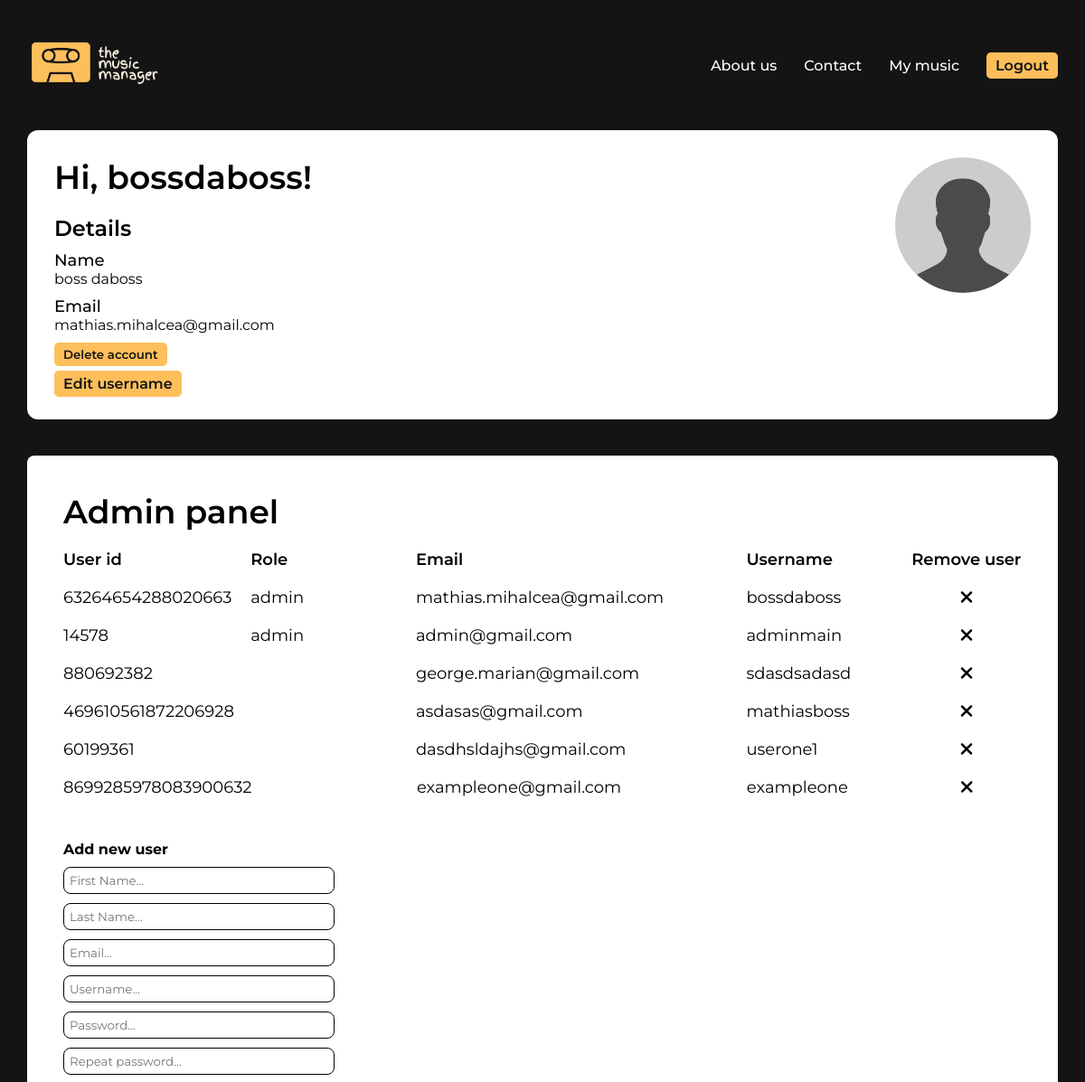
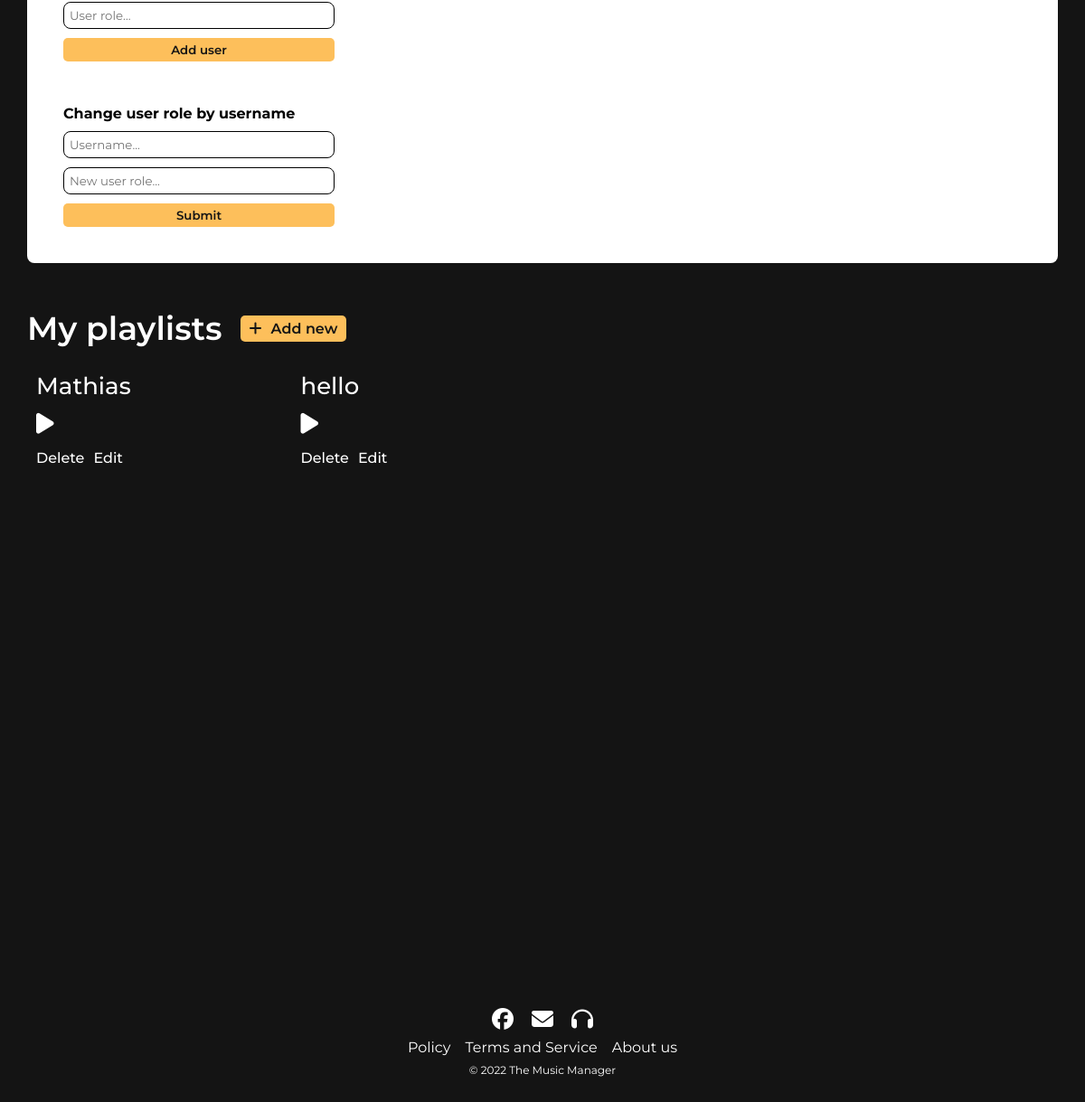
The app's page /profile.php (signed in) with its own data (2 pictures, top to bottom).
### tables this page shows
CREATE TABLE `users` (
  `id` int(11) NOT NULL,
  `userid` bigint(19) NOT NULL,
  `first_name` varchar(50) NOT NULL,
  `last_name` varchar(50) NOT NULL,
  `email` varchar(128) NOT NULL,
  `username` varchar(128) NOT NULL,
  `password` varchar(128) NOT NULL,
  `date` timestamp NOT NULL DEFAULT current_timestamp() ON UPDATE current_timestamp(),
  `user_role` varchar(20) NOT NULL
);

CREATE TABLE `playlist` (
  `id` int(100) NOT NULL,
  `playlistid` bigint(19) NOT NULL,
  `playlist_name` varchar(100) NOT NULL,
  `userid` bigint(19) NOT NULL
);

### classes/connect.php (called while the page is built, shortened)
<?php
class Database {
	private $serverName = "localhost";
	private $dBUserName = "root";
	private $dBPassword = "";
	private $dBName = "login_db";
	function connect() {
		$connection = mysqli_connect( $this->serverName, $this->dBUserName, $this->dBPassword, $this->dBName );
		return $connection;
	}
	function read( $query ) {
		$connect = $this->connect();
		$result  = mysqli_query( $connect, $query );
		if ( ! $result ) {
			return false;
		} else {
			$data = false;
			while ( $row = mysqli_fetch_assoc( $result ) ) {
				$data[] = $row;
			}
			return $data;
		}
	}
}

### classes/user.php (called while the page is built, shortened)
<?php
class User {
	public function get_data($id) {
		$query = "select * from users where userid = '$id' limit 1";
		$DB = new Database();
		$result = $DB->read($query);
		if($result){
			$row= $result[0];
			return $row;
		} else {
			return false;
		}
	}
}

### classes/admin.php (called while the page is built, shortened)
<?php
class Admin {
	public function get_users() {
		$query = "select * from users";
		$DB     = new Database();
		$result = $DB->read( $query );
		if ( $result ) {
			return $result;
		} else {
			return false;
		}
	}
}

### classes/playlist.php (called while the page is built, shortened)
<?php
class Playlist {
	function get_playlist( $id ) {
		$query = "select * from playlist where userid = '$id' order by id desc limit 10";
		$DB     = new Database();
		$result = $DB->read( $query );
		if ( $result ) {
			return $result;
		} else {
			return false;
		}
	}
}

### profile.php (the view, shortened to what this page needs)
<?php
include_once 'header.php';
include( "classes/connect.php" );
include( "classes/user.php" );
include( "classes/playlist.php" );
if ( isset( $_SESSION['musicmanager_userid'] ) && is_numeric( $_SESSION['musicmanager_userid'] ) ) {
	$id     = $_SESSION['musicmanager_userid'];
	$login  = new Login();
	$result = $login->check_login( $id );
	if ( $result ) {
		$user      = new User();
		$user_data = $user->get_data( $id );
	} else {
		header( "location: login.php" );
		die();
	}
} else {
	header( "location: login.php" );
	die();
}
$playlist  = new Playlist();
$id        = $_SESSION['musicmanager_userid'];
$playlists = $playlist->get_playlist( $id );
?>
<section style="padding-bottom: 500px" class="profile-page">
    <div class="profile-page-container">
        <div>
            <div class="details-container mm-flex-space-between">
                <div class="mm-flex-column mm-gap-20">
                    <h3 class="mm-h2-black">Hi, <?php echo $user_data["username"]; ?>!</h3>
                    <div class="mm-flex-column mm-gap-10">
                        <h4>Details</h4>
                        <ul class="mm-flex-column mm-gap-10">
                            <li>
                                <div>
                                    <h5>Name</h5>
                                    <p><?php echo $user_data["first_name"] . " " . $user_data["last_name"]; ?></p>
                                </div>
                            </li>
                            <li>
                                <div>
                                    <h5>Email</h5>
                                    <p><?php echo $user_data["email"]; ?></p>
                                </div>
                            </li>
                            <li>
                                <form method="post">
                                    <button class="mm-button delete-user-button" type="submit" name="delete-account">Delete account</button>
                                </form>
                            </li>
                            <li>
                                <a class="mm-button edit-user-button" id="edit-username">Edit username</a>
                            </li>
                        </ul>
                    </div>
                </div>
                <div class="profile-page-img-container"><img src="img/no-profile-img.png" alt=""></div>
            </div>
			<?php
			if ( $user_data['user_role'] == 'admin' ) {
				include( "admin-panel.php" );
			}
			?>
            <div class="playlists-container">
                <div class="mm-flex-align-items-center mm-gap-20">
                    <h2 class="mm-h2-white">My playlists</h2>
                    <a id="add-playlist-btn" class="add-playlist-btn mm-button mm-flex-align-items-center mm-gap-10"><i class="fa-solid fa-plus"></i>Add new</a>
                </div>
                <div class="">
                    <div class="playlists-list">
                        <ul class="mm-list-style-none">
							<?php if ( $playlists ) {
								foreach ( $playlists as $row ) {
									echo "<li class='mm-text-white'>
                                            <div class='mm-text-white mm-flex-column mm-gap-10 mm-padding-10 playlist-name-container'>
                                                <h4 id='playlist-name-{$row['playlistid']}'>{$row['playlist_name']}</h4>
                                                <form id='update-playlist-form-{$row['playlistid']}' method='post' class='update-form mm-d-none'>
                                                    <input type='hidden' name='playlistid' value='{$row['playlistid']}'>
                                                    <input type='text' value='{$row['playlist_name']}' name='new-playlist-name'>
                                                </form>
                                                <a href='playlist.php?playlistid={$row['playlistid']}'>
                                                    <i class='fa-solid fa-play'></i>
                                                </a>
                                            </div>
                                            <div class='mm-flex-align-items-center mm-gap-10'>
                                                <form method='post' class='edit-playlist-form'>
                                                    <input type='hidden' name='playlistid' value='{$row['playlistid']}'>
                                                    <button class='delete-playlist-button' type='submit' name='delete-playlist' >Delete</button>
                                                </form>
                                                <a class='edit-playlist-button-style edit-playlist-button-{$row['playlistid']}'>Edit</a>
                                            </div>
                                                $('.edit-playlist-button-{$row['playlistid']}').click(function () {
                                                          $('#update-playlist-form-{$row['playlistid']}').removeClass('mm-d-none');
                                                          $('#playlist-name-{$row['playlistid']}').addClass('mm-d-none');
                                                          $('#update-playlist-form-{$row['playlistid']}').addClass('mm-d-none');
                                                          $('#playlist-name-{$row['playlistid']}').removeClass('mm-d-none');
                                            ";
								}
							}
							?>
                        </ul>
                    </div>
                </div>
            </div>
</section>
<?php include ("footer.php"); ?>

### header.php (shortened to what this page needs)
<!DOCTYPE html>
<html lang="en">
<head>
    <link rel="stylesheet" type="text/css" href="styles/styles.css"/>
    <link rel="stylesheet" type="text/css" href="styles/reusable-styles.css"/>
</head>
<body>
<header class="mm-header">
    <div class="mm-header-container mm-flex-space-between mm-flex-align-items-center">
        <div><a href="index.php"><img src="img/site-logo.png" alt=""></a></div>
        <div>
            <ul class="mm-flex mm-menu">
                <li><a href="#">About us</a></li>
                <li><a href="#">Contact</a></li>
				<?php
				if ( isset( $_SESSION["musicmanager_userid"] ) ) {
					echo "<li><a href='profile.php'>My music</a></li>";
					echo "<li><a class='mm-button' href='logout.php'>Logout</a></li>";
				} else {
					echo "<li><a href='signup.php'>Sign Up</a></li>";
					echo "<li><a class='mm-button' href='login.php'>Login</a></li>";
				}
				?>
            </ul>
        </div>
    </div>
</header>

### admin-panel.php (shortened to what this page needs)
<?php
include("classes/admin.php");
$user  = new Admin();
$users = $user->get_users();
if ( $user_data["user_role"] == "admin" ) {
	echo "<div class='admin-panel'>
			<div><h2 class='mm-h2-black'>Admin panel</h2></div>
			<div class='users-table-grid users-table-grid-header'>
				<div class='mm-text-black'>User id</div>
				<div class='mm-text-black'>Role</div>
				<div class='mm-text-black'>Email</div>
				<div class='mm-text-black'>Username</div>
				<div class='mm-text-black'>Remove user</div>
			</div>";
	if ( $users ) {
		foreach ( $users as $row ) {
			echo "	<div class='users-table-grid'>
						<div class='mm-text-black'>{$row['userid']}</div>
						<div class='mm-text-black'>{$row['user_role']}</div>
						<div class='mm-text-black'>{$row['email']}</div>
						<div class='mm-text-black'>{$row['username']}</div>
				  		<form method='post'>
				  			<input type='hidden' name='userid' value='{$row['userid']}'>
							<button type='submit' name='delete-user'><i class='fa-solid fa-xmark fa-xl'></i></button>
				  		</form>
				  		</div>";
		}
	}
	echo "<form class='mm-flex-column mm-gap-10 add-user-form' method='post'>
        <h4>Add new user</h4>
        <div>
			<input placeholder='First Name...' class='first-name-input' type='text' name='first_name'>
        </div>
        <div>
			<input placeholder='Last Name...' class='last-name-input' type='text' name='last_name'>
        </div>
        <div>
			<input placeholder='Email...' class='email-input' type='email' name='email'>
        </div>
        <div>
			<input placeholder='Username...' class='username-input' type='text' name='username'>
        </div>
        <div>
			<input placeholder='Password...' class='password-input' type='password' name='password'>
        </div>
        <div>
        	<input placeholder='Repeat password...' class='password-input' type='password' name='pwdrepeat'>
		</div>
		<div>
        	<input placeholder='User role...' class='password-input' type='text' name='user_role'>
		</div>
        <button name='add-user' class='mm-button' type='submit'>Add user</button>
    </form>";
	echo "<form class='mm-flex-column mm-gap-10 add-user-form' method='post'>
				<h4>Change user role by username</h4>
				<input placeholder='Username...' type='text' name='username'>
				<input placeholder='New user role...' type='text' name='user_role'>
				<button class='mm-button' name='change-user-role'>Submit</button>
			</form>
			</div>";
}

### footer.php (shortened to what this page needs)
<footer class="mm-container">
    <ul class="footer-icons">
        <li><i class="fa-brands fa-facebook fa-xl"></i></li>
        <li><i class="fa-solid fa-envelope fa-xl"></i></li>
        <li><i class="fa-solid fa-headphones fa-xl"></i></li>
    </ul>
    <ul class="footer-list">
        <li>Policy</li>
        <li>Terms and Service</li>
        <li>About us</li>
    </ul>
    <p>&#169 2022 The Music Manager</p>
</footer>
</body>
</html>

### styles/styles.css (style rules this page uses)
:root { --purple: #FDBF5B; --crem: #FFF6E5; --background: #141414; --black: #000000; --white: #FFFFFF; --brown: #333231; }
* { margin: 0; padding: 0; box-sizing: border-box; }
body { font-family: 'Montserrat', sans-serif; background-color: var(--background); }
.mm-header { padding: 40px 0; background-color: var(--background); }
.mm-header-container { margin: 0 auto; max-width: 1140px; }
.mm-header img { width: 150px; }
.mm-menu { list-style: none; color: var(--white); gap: 30px; }
.mm-menu a { color: var(--white); text-decoration: none; font-weight: 500; transition: 0.2s all; }
.profile-page { padding-bottom: 100px; }
.profile-page-container { max-width: 1140px; margin: 0 auto; }
.details-container { background-color: var(--white); flex: 2; padding: 30px; border-radius: 12px; }
.details-container ul { list-style: none; }
.details-container h4 { color: var(--black); font-size: 24px; font-weight: 600; }
.details-container h5 { color: var(--black); font-size: 18px; font-weight: 500; }
.details-container h3 { font-weight: 600; }
.delete-user-button { font-family: 'Montserrat', sans-serif; border: none; transition: all 0.3s; cursor: pointer; }
.edit-user-button { margin-top: 10px; cursor: pointer; transition: all 0.3s; }
.playlists-container h2 { font-weight: 600; }
.profile-page-img-container img { width: 150px; height: 150px; }
.playlists-container { margin-top: 50px; }
.playlist-name-container a { text-decoration: none; font-size: 26px; font-weight: 500; color: var(--white); transition: all 0.3s; }
.playlists-container ul { display: grid; grid-template-columns: repeat(4, 1fr); gap: 30px; margin-top: 16px; }
.add-playlist-btn { transition: all 0.3s; cursor: pointer; }
.delete-playlist-button { font-family: 'Montserrat', sans-serif; font-size: 16px; font-weight: 500; border: none; background-color: var(--background); color: var(--white); padding-left: 10px; transition: all 0.3s; cursor: pointer; padding-bottom: 2px; }
.edit-playlist-button-style { font-size: 16px; font-weight: 500; transition: all 0.3s; cursor: pointer; }
.playlist-name-container { border-radius: 12px; transition: background-color 0.3s; }
.playlist-name-container h4 { font-weight: 500; font-size: 26px; transition: all 0.3s; cursor: default; }
.admin-panel { background-color: var(--white); margin-top: 40px; padding: 40px; border-radius: 8px; }
.admin-panel h2 { margin-bottom: 12px; font-weight: 600; }
.users-table-grid { display: grid; grid-template-columns: 1.7fr 1.5fr 3fr 1.5fr 1fr; margin-top: 20px; }
.users-table-grid-header div { font-weight: 600; }
.users-table-grid form { text-align: center; }
.users-table-grid button { border: none; background-color: var(--white); cursor: pointer; transition: all 0.2s; }
.add-user-form { width: 300px; margin-top: 48px; }
.add-user-form input { width: 300px; height: 30px; font-family: 'Montserrat', sans-serif; padding-left: 6px; border-radius: 8px; border: var(--black) 1px solid; }
.add-user-form button { border: none; font-family: 'Montserrat', sans-serif; transition: all 0.3s; cursor: pointer; }

### styles/reusable-styles.css (style rules this page uses)
.mm-container { max-width: 1140px; margin: 0 auto; }
.mm-flex { display: flex; }
.mm-flex-space-between { display: flex; justify-content: space-between; }
.mm-flex-align-items-center { display: flex; align-items: center; }
.mm-flex-column { display: flex; flex-direction: column; }
.mm-gap-10 { gap: 10px; }
.mm-gap-20 { gap: 20px; }
.mm-button { background-color: var(--purple); color: var(--background) !important; font-weight: 600 !important; padding: 5px 10px; border-radius: 5px; }
.mm-h2-white { font-size: 36px; font-weight: 500; color: var(--white); }
.mm-h2-black { font-size: 36px; font-weight: 500; color: var(--black); }
.mm-text-white { font-size: 18px; color: var(--white); }
.mm-text-black { font-size: 18px; color: var(--black); font-weight: 400; }
.mm-list-style-none { list-style: none; }
.mm-padding-10 { padding: 10px; }

### footer.php (style rules this page uses)
.footer-icons { display: flex; gap: 20px; align-items: center; justify-content: center; list-style: none; }
.footer-icons i { color: var(--white); transition: all 0.3s; cursor: pointer; }
footer { padding: 100px; }
.footer-list { color: var(--white); display: flex; list-style: none; align-items: center; justify-content: center; gap: 16px; font-size: 16px; font-weight: 400; margin-top: 12px; }
footer p { display: flex; align-items: center; justify-content: center; color: var(--white); font-size: 12px; font-weight: 400; margin-top: 8px; }

### records on screen
users: username "bossdaboss", first_name "boss", last_name "daboss", email "mathias.mihalcea@gmail.com", userid "63264654288020663", user_role "admin"
users: userid "14578", user_role "admin", email "admin@gmail.com", username "adminmain"
users: userid "880692382", email "george.marian@gmail.com", username "sdasdsadasd"
users: userid "469610561872206928", email "asdasas@gmail.com", username "mathiasboss"
users: userid "60199361", email "dasdhsldajhs@gmail.com", username "userone1"
users: userid "8699285978083900632", email "exampleone@gmail.com", username "exampleone"
playlist: playlist_name "Mathias"
playlist: playlist_name "hello"
